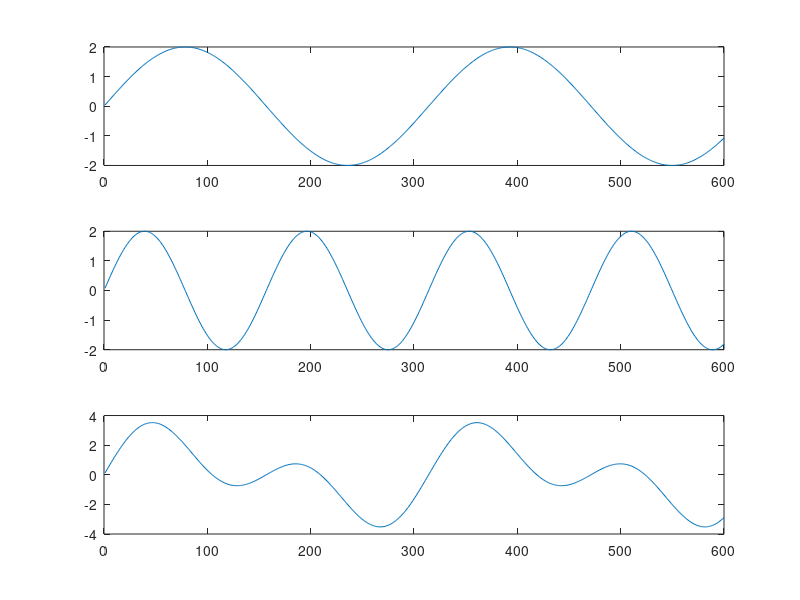

Reproduce this figure in MATLAB.
A = 2;
A_y = 2;
omega_1 = 0.02;
omega_2 = 0.04;
phi = 0;
t = 1:600;
x = A*sin(omega_1*t+phi);
y = A_y*sin(omega_2*t+phi);
z = x + y
figure;

subplot(3, 1, 1);
plot(t, x);
subplot(3, 1, 2);
plot(t, y);
subplot(3, 1, 3);
plot(t, z);
